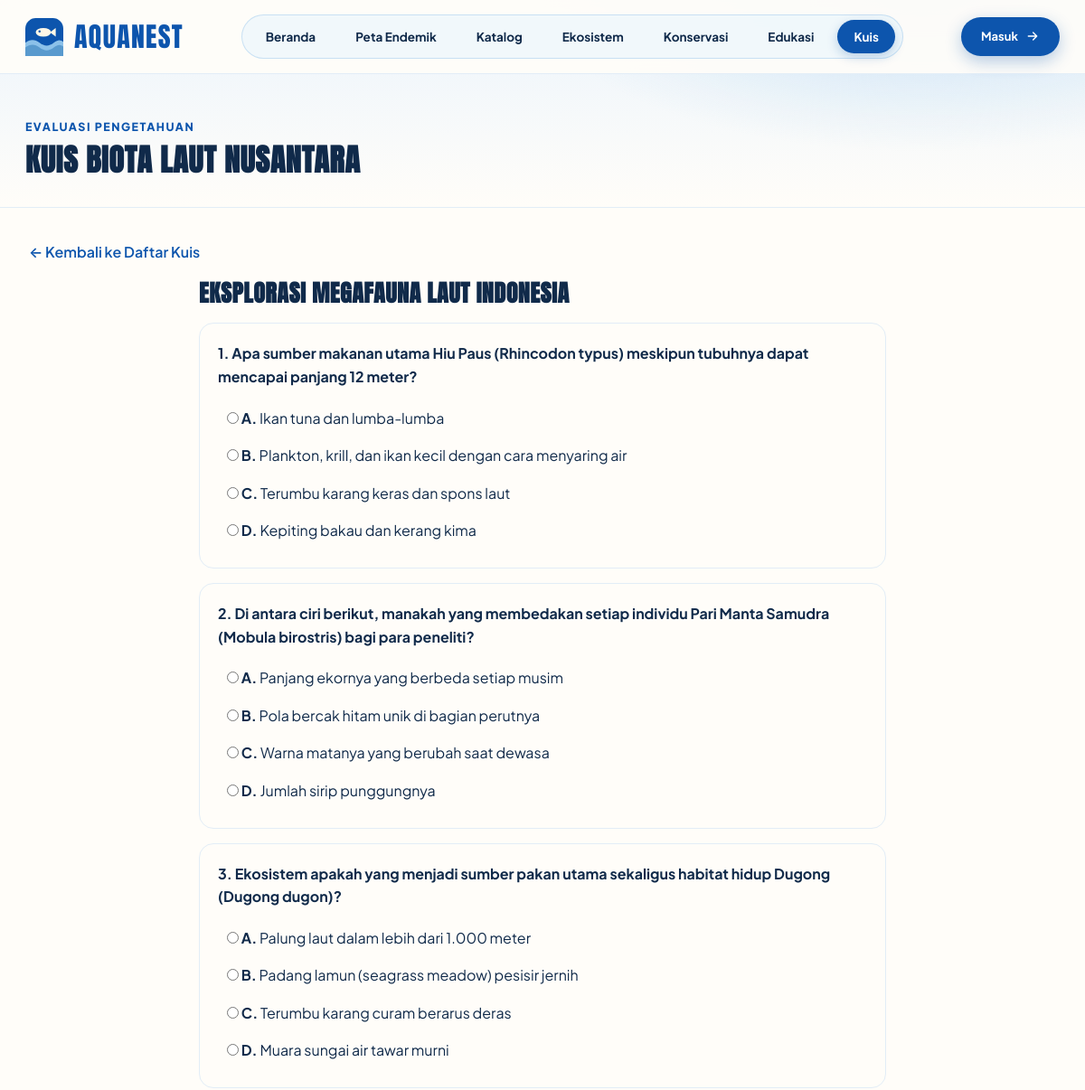
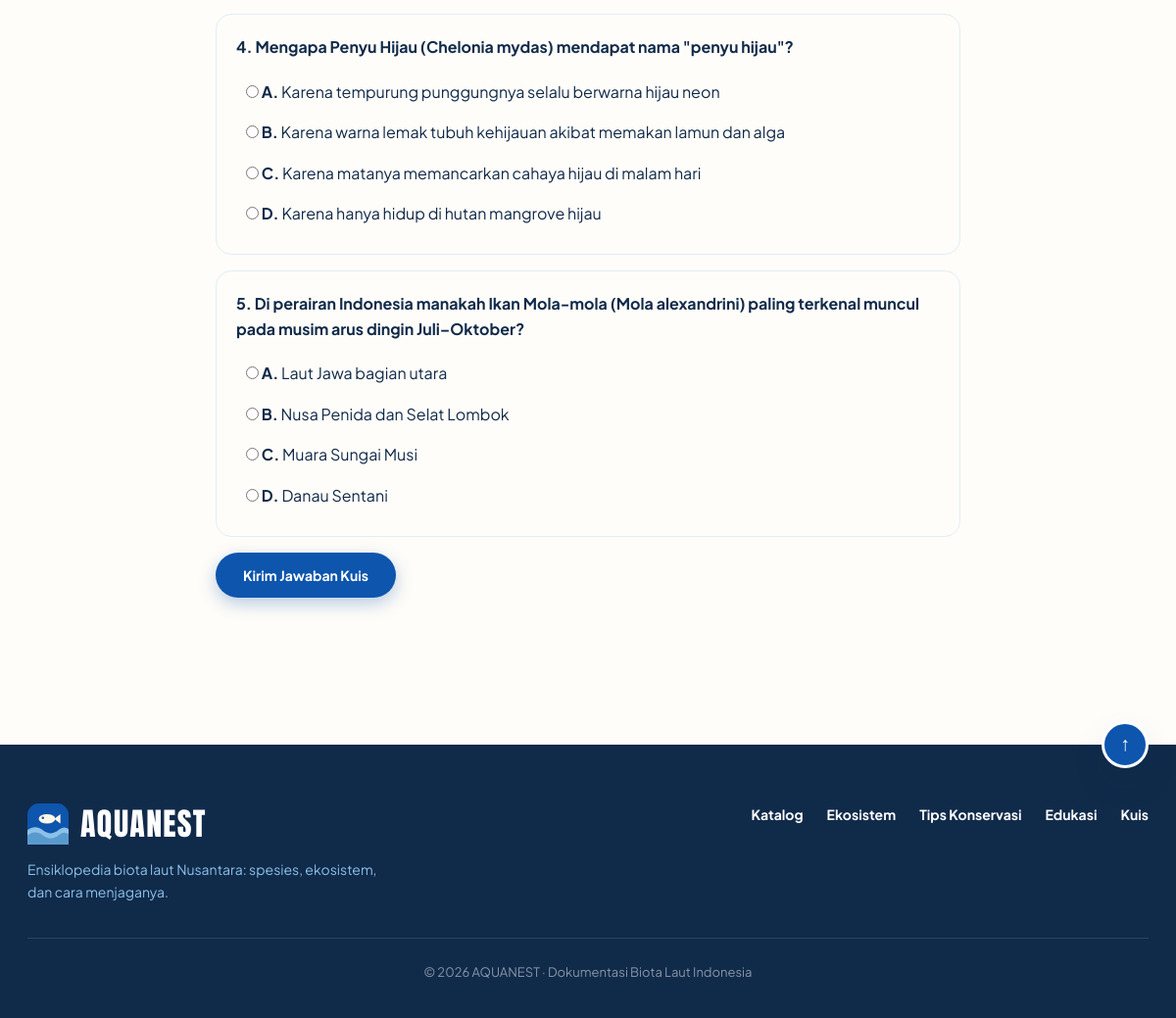
/quiz.php?id=1, run on the app's committed database (2 pictures, top to bottom).
### tables this page shows
CREATE TABLE quizzes (
  id INT AUTO_INCREMENT PRIMARY KEY,
  title VARCHAR(180) NOT NULL,
  slug VARCHAR(180) NOT NULL UNIQUE,
  description TEXT NOT NULL,
  difficulty VARCHAR(40) NOT NULL DEFAULT 'Menengah',
  time_limit_minutes INT NOT NULL DEFAULT 10,
  created_at DATETIME NOT NULL DEFAULT CURRENT_TIMESTAMP
);

CREATE TABLE quiz_questions (
  id INT AUTO_INCREMENT PRIMARY KEY,
  quiz_id INT NOT NULL,
  question_text TEXT NOT NULL,
  option_a VARCHAR(255) NOT NULL,
  option_b VARCHAR(255) NOT NULL,
  option_c VARCHAR(255) NOT NULL,
  option_d VARCHAR(255) NOT NULL,
  correct_option ENUM('A','B','C','D') NOT NULL,
  explanation TEXT NOT NULL,
  CONSTRAINT fk_qq_quiz FOREIGN KEY (quiz_id) REFERENCES quizzes(id) ON DELETE CASCADE
);

### config/database.php (called while the page is built, shortened)
<?php
function e(?string $str): string {
    return htmlspecialchars((string)$str, ENT_QUOTES | ENT_SUBSTITUTE, 'UTF-8');
}

### quiz.php (the view, shortened to what this page needs)
<?php
require_once __DIR__ . '/config/database.php';
$pdo = getPDO();
$quizId = isset($_GET['id']) ? (int)$_GET['id'] : 0;
$activeQuiz = null;
$questions = [];
if ($quizId > 0) {
    $s = $pdo->prepare('SELECT * FROM quizzes WHERE id = ?');
    $s->execute([$quizId]);
    $activeQuiz = $s->fetch();
    if ($activeQuiz) {
        $qs = $pdo->prepare('SELECT * FROM quiz_questions WHERE quiz_id = ? ORDER BY id ASC');
        $qs->execute([$quizId]);
        $questions = $qs->fetchAll();
    }
}
require __DIR__ . '/includes/header.php';
?>
<section class="page-hero">
  <div class="container">
    <div class="kicker" style="color:var(--brand);">Evaluasi Pengetahuan</div>
    <h1 style="font-size:34px;">Kuis Biota Laut Nusantara</h1>
  </div>
</section>
<section class="section-pad">
  <div class="container">
    <?php if ($activeQuiz && $questions): ?>
      <p style="margin-bottom:20px;"><a href="quiz.php" style="color:var(--brand);font-weight:600;">&larr; Kembali ke Daftar Kuis</a></p>
      <form method="POST" action="quiz.php?id=<?= (int)$activeQuiz['id'] ?>" style="max-width:760px;margin:0 auto;">
        <h2 style="font-size:26px;margin-bottom:20px;"><?= e($activeQuiz['title']) ?></h2>
        <?php foreach ($questions as $idx => $q): ?>
          <div style="background:var(--cream);border:1px solid var(--line);border-radius:16px;padding:20px;margin-bottom:16px;">
            <p style="font-weight:700;margin-bottom:12px;"><?= $idx + 1 ?>. <?= e($q['question_text']) ?></p>
            <?php foreach (['A' => $q['option_a'], 'B' => $q['option_b'], 'C' => $q['option_c'], 'D' => $q['option_d']] as $k => $opt): ?>
              <label style="display:block;padding:8px 10px;border-radius:10px;cursor:pointer;">
                <input type="radio" name="answers[<?= (int)$q['id'] ?>]" value="<?= $k ?>" required>
                <strong><?= $k ?>.</strong> <?= e($opt) ?>
              </label>
            <?php endforeach; ?>
          </div>
        <?php endforeach; ?>
        <button type="submit" class="btn btn-primary">Kirim Jawaban Kuis</button>
      </form>
    <?php endif; ?>
  </div>
</section>
<?php require __DIR__ . '/includes/footer.php'; ?>

### assets/css/style.css (style rules this page uses)
:root { --font-display: 'Anton', 'Bebas Neue', 'Impact', sans-serif; --font-body: 'Plus Jakarta Sans', -apple-system, BlinkMacSystemFont, "Segoe UI", Roboto, sans-serif; --clouds: #FFF8E7; --clear-skies: #8CC1E9; --deep-ocean: #102A4A; --blueberry: #0D55AD; --bluebird: #438BC4; --reef-gold: #F59E0B; --reef-gold-vibrant: #FBBF24; --reef-gold-light: #FEF3C7; --coral-orange: #F97316; --coral-soft: #FFEDD5; --coral-pink: #FB7185; --lagoon-mint: #10B981; --lagoon-soft: #D1FAE5; --ocean-ice: #EBF5FC; --sand-warm: #FFFDF9; --sand-card: #FFF8ED; --paper: #FAFBFD; --brand: var(--blueberry); --ink: var(--deep-ocean); --muted: #4F6B88; --line: #E2EDF7; --line-strong: #CBD5E1; --shadow-sm: 0 4px 14px rgba(16, 42, 74, 0.05); --shadow: 0 16px 36px rgba(16, 42, 74, 0.09); --shadow-lg: 0 24px 50px rgba(16, 42, 74, 0.14); }
* { box-sizing: border-box; margin: 0; padding: 0; }
html { scroll-behavior: smooth; }
body { font-family: var(--font-body); color: var(--ink); line-height: 1.6; padding: 0; margin: 0; min-height: 100vh; background: var(--sand-warm); overflow-x: hidden; }
h1, h2, h3, h4, .brand-text, .display-title, .mega-title { font-family: var(--font-display); letter-spacing: 0.02em; text-transform: uppercase; color: var(--deep-ocean); line-height: 0.98; }
a { color: inherit; text-decoration: none; }
.shell .container, .container { max-width: 1320px; margin: 0 auto; padding: 0 32px; width: 100%; }
.kicker { font-size: 12.5px; font-weight: 800; text-transform: uppercase; letter-spacing: .12em; color: var(--bluebird); margin-bottom: 10px; }
.btn { display: inline-flex; align-items: center; justify-content: center; gap: 8px; padding: 12px 26px; border-radius: 999px; font-size: 14px; font-weight: 700; font-family: inherit; border: 2px solid transparent; cursor: pointer; white-space: nowrap; transition: all .2s ease; }
.btn-primary { background: var(--blueberry); color: #FFFFFF; box-shadow: 0 6px 18px rgba(13, 85, 173, 0.3); }
.page-hero { position: relative; margin-top: -82px; width: 100%; padding: 130px max(28px, calc((100% - 1320px) / 2 + 28px)) 36px; background: radial-gradient(600px 240px at 85% 0%, rgba(140, 193, 233, 0.35), transparent 70%), linear-gradient(180deg, #EBF4FC 0%, rgba(250,252,254,0) 100%); border-bottom: 1px solid var(--line); }
.page-hero .container { padding: 0; }
.page-hero h1 { font-size: clamp(32px, 5vw, 54px); font-family: var(--font-display); color: var(--deep-ocean); letter-spacing: 0.02em; }
.section-pad { padding: 36px 0 70px; width: 100%; }

### data on the page
quizzes: title "EKSPLORASI MEGAFAUNA LAUT INDONESIA"
quiz_questions: question_text "Apa sumber makanan utama Hiu Paus (Rhincodon typus) meskipun tubuhnya dapat mencapai panjang 12 meter?", k "A", option_a "Ikan tuna dan lumba-lumba", k "B", option_b "Plankton, krill, dan ikan kecil dengan cara menyaring air", k "C", option_c "Terumbu karang keras dan spons laut", k "D", option_d "Kepiting bakau dan kerang kima"
quiz_questions: question_text "Di antara ciri berikut, manakah yang membedakan setiap individu Pari Manta Samudra (Mobula birostris) bagi para peneliti?", k "A", option_a "Panjang ekornya yang berbeda setiap musim", k "B", option_b "Pola bercak hitam unik di bagian perutnya", k "C", option_c "Warna matanya yang berubah saat dewasa", k "D", option_d "Jumlah sirip punggungnya"
quiz_questions: question_text "Ekosistem apakah yang menjadi sumber pakan utama sekaligus habitat hidup Dugong (Dugong dugon)?", k "A", option_a "Palung laut dalam lebih dari 1.000 meter", k "B", option_b "Padang lamun (seagrass meadow) pesisir jernih", k "C", option_c "Terumbu karang curam berarus deras", k "D", option_d "Muara sungai air tawar murni"
quiz_questions: question_text "Mengapa Penyu Hijau (Chelonia mydas) mendapat nama \"penyu hijau\"?", k "A", option_a "Karena tempurung punggungnya selalu berwarna hijau neon", k "B", option_b "Karena warna lemak tubuh kehijauan akibat memakan lamun dan alga", k "C", option_c "Karena matanya memancarkan cahaya hijau di malam hari", k "D", option_d "Karena hanya hidup di hutan mangrove hijau"
quiz_questions: question_text "Di perairan Indonesia manakah Ikan Mola-mola (Mola alexandrini) paling terkenal muncul pada musim arus dingin Juli–Oktober?", k "A", option_a "Laut Jawa bagian utara", k "B", option_b "Nusa Penida dan Selat Lombok", k "C", option_c "Muara Sungai Musi", k "D", option_d "Danau Sentani"

### other printed values
$label "Beranda"
$label "Peta Endemik"
$label "Katalog"
$label "Ekosistem"
$label "Konservasi"
$label "Edukasi"
$label "Kuis"
